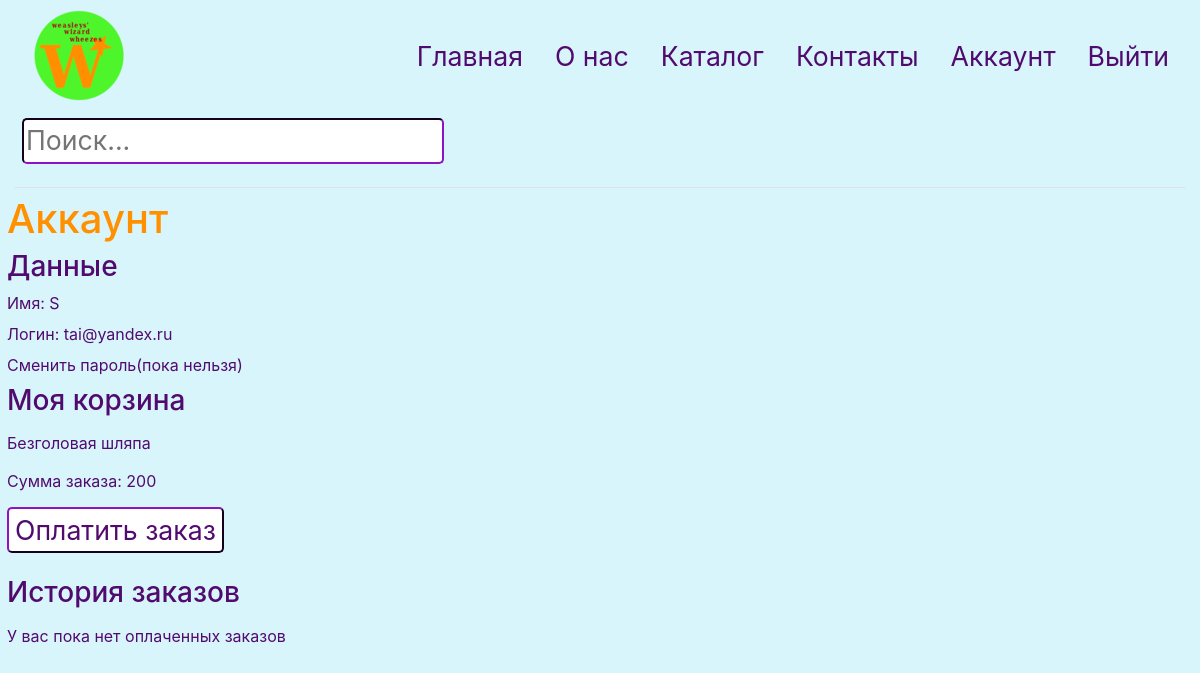
/account (signed in), run on the app's committed database.
### data/users.py (models this page shows, shortened)
class User(SqlAlchemyBase, UserMixin):
    __tablename__ = 'users'
    id = sqlalchemy.Column(sqlalchemy.Integer, primary_key=True, autoincrement=True)
    name = sqlalchemy.Column(sqlalchemy.String, nullable=True)
    email = sqlalchemy.Column(sqlalchemy.String, index=True, unique=True, nullable=True)
    hashed_password = sqlalchemy.Column(sqlalchemy.String, nullable=True)
    created_date = sqlalchemy.Column(sqlalchemy.DateTime, default=datetime.datetime.now)
    basket = orm.relationship("Basket", back_populates='user')

### data/products.py (models this page shows)
class Products(SqlAlchemyBase):
    __tablename__ = 'products'
    id = sqlalchemy.Column(sqlalchemy.Integer, primary_key=True, autoincrement=True)
    title = sqlalchemy.Column(sqlalchemy.String, nullable=True)
    description = sqlalchemy.Column(sqlalchemy.String, nullable=True)
    photos = sqlalchemy.Column(sqlalchemy.String, nullable=True)
    cost = sqlalchemy.Column(sqlalchemy.Integer, nullable=True)
    created_date = sqlalchemy.Column(sqlalchemy.DateTime, default=datetime.datetime.now)
    category_id = sqlalchemy.Column(sqlalchemy.Integer, sqlalchemy.ForeignKey("category.id"))
    category = orm.relationship('Category')

### main.py (the view, shortened to what this page needs)
@app.route('/account', methods=['GET', 'POST'])
def account():
    form = PayForm()
    if form.validate_on_submit():
        return pay(user_id)
    db_sess = db_session.create_session()
    products = []
    current_basket = db_sess.query(Basket).filter(Basket.user_id == user_id, Basket.pay == 0).first().composition
    if current_basket:
        busket_list = list(map(int, current_basket.split(',')))
        summa_basket = 0
        for i in busket_list:
            products.append(db_sess.query(Products).filter(Products.id == i).first().title)
            summa_basket += db_sess.query(Products).filter(Products.id == i).first().cost
    else:
        products.append('Корзина пока пуста, купите что-нибудь')
        summa_basket = 0
    baskets = db_sess.query(Basket).filter(Basket.user_id == user_id, Basket.pay == 1).all()
    baskets_list = []
    if not baskets:
        baskets_list = None
    return render_template('account.html', title='Аккаунт', baskets=baskets_list, current_basket=(products, str(summa_basket)), form=form)

### forms/user.py
class PayForm(FlaskForm):
    submit = SubmitField('Оплатить заказ')

### data/db_session.py (called while the page is built)
def create_session() -> Session:
    global __factory
    return __factory()

### main.py (called while the page is built)
@login_manager.user_loader
def load_user(user_id):
    db_sess = db_session.create_session()
    return db_sess.query(User).get(user_id)

### templates/account.html (shortened to what this page needs)
{% extends 'base.html' %}
{% block content%}
<h1 class="orange-text">{{ title }}</h1>
<h3 class="purple-text">Данные</h3>
<p class="purple-text">Имя: {{current_user.name}}</p>
<p class="purple-text">Логин: {{current_user.email}}</p>
<p class="purple-text">Сменить пароль(пока нельзя)</p>
<h3 class="purple-text">Моя корзина</h3>
<ul class="list-group">
    {% for item in current_basket[0] %}
    <li class="list-group-item1">{{ item }}</li>
    {% endfor %}
</ul>
<p class="purple-text">Сумма заказа: {{current_basket[1]}}</p>
<form action="" method="post">
    <p>{{ form.submit(type="submit", class="b1") }}</p>
</form>
<h3 class="purple-text">История заказов</h3>
<ul class="list-group">
    {% if baskets %}
    {% for i in baskets %}
    <li class="list-group-item1">Товары: {{ i[0] }}; Сумма заказа: {{ i[1] }}</li>
    {% endfor %}
    {% else %}
    <li class="list-group-item1">У вас пока нет оплаченных заказов</li>
    {% endif %}
</ul>
{% endblock%}

### static/css/style.css (style rules this page uses)
.b1 { color: #510B6F; font-size: 20pt; border-color: #510B6F; background-color: #ffffff; border-radius: 5px; margin: 7px 7px 7px 7px; }
.purple-text { color: #510B6F; margin: 7px 7px 7px 7px; }
.back { background-color: #D9F5FC; }
.orange-text { color: #ff9000; margin: 7px 7px 7px 7px; }
.list-group-item1 { color: #510B6F; margin: 7px 7px 7px 7px; }

### data on the page
User: name "S", email "tai@yandex.ru"
Products: title "Безголовая шляпа"

### other printed values
{{ title }} "Аккаунт"
{{ current_basket[1] }} "200"
